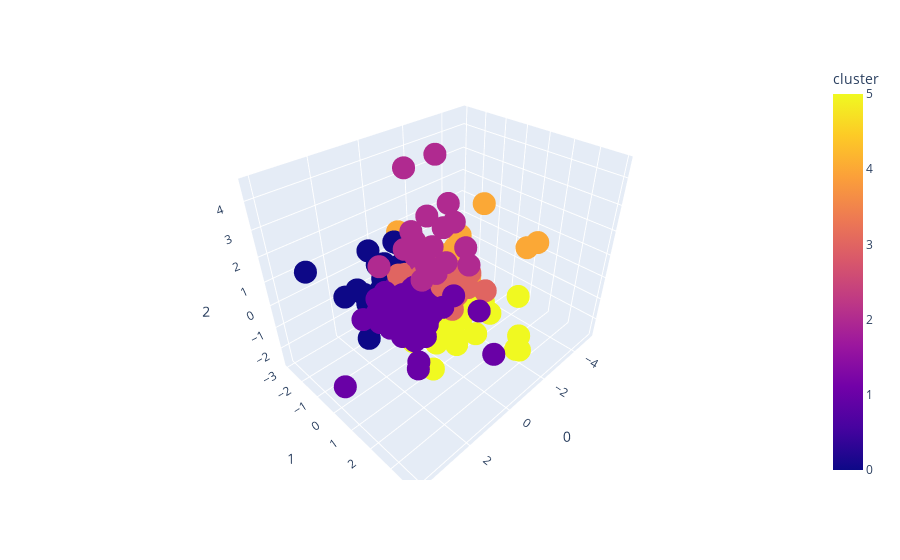

Notebook source saved alongside this figure:
### Code cell
import plotly.express as px
fig = px.scatter_3d(scores, x=0, y=1, z=2, color='cluster')
fig.show()

### Figure 1 — Plotly figure (JSON) as saved in the notebook; plotly's stock layout.template omitted (floating-point values rounded to 4 significant figures; data arrays with more than 128 entries replaced by an {"elided": "..."} marker saying what was removed)
{"data": [{"hovertemplate": "0=%{x}<br>1=%{y}<br>2=%{z}<br>cluster=%{marker.color}<extra></extra>", "legendgroup": "", "marker": {"color": {"elided": "424 int values"}, "coloraxis": "coloraxis", "symbol": "circle"}, "mode": "markers", "name": "", "scene": "scene", "showlegend": false, "type": "scatter3d", "x": {"elided": "424 float values"}, "y": {"elided": "424 float values"}, "z": {"elided": "424 float values"}}], "layout": {"coloraxis": {"colorbar": {"title": {"text": "cluster"}}, "colorscale": [[0, "#0d0887"], [0.1111, "#46039f"], [0.2222, "#7201a8"], [0.3333, "#9c179e"], [0.4444, "#bd3786"], [0.5556, "#d8576b"], [0.6667, "#ed7953"], [0.7778, "#fb9f3a"], [0.8889, "#fdca26"], [1, "#f0f921"]]}, "legend": {"tracegroupgap": 0}, "margin": {"t": 60}, "scene": {"domain": {"x": [0, 1], "y": [0, 1]}, "xaxis": {"title": {"text": "0"}}, "yaxis": {"title": {"text": "1"}}, "zaxis": {"title": {"text": "2"}}}}}
